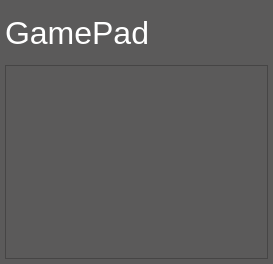
                   <widget class="QWidget" name="page_android_game">
                    <property name="styleSheet">
                     <string notr="true">background:rgb(91,90,90);</string>
                    </property>
                    <layout class="QVBoxLayout" name="verticalLayout_11">
                     <property name="spacing">
                      <number>5</number>
                     </property>
                     <property name="leftMargin">
                      <number>5</number>
                     </property>
                     <property name="topMargin">
                      <number>5</number>
                     </property>
                     <property name="rightMargin">
                      <number>5</number>
                     </property>
                     <property name="bottomMargin">
                      <number>5</number>
                     </property>
                     <item>
                      <widget class="QLabel" name="lab_gamepad">
                       <property name="minimumSize">
                        <size>
                         <width>0</width>
                         <height>55</height>
                        </size>
                       </property>
                       <property name="maximumSize">
                        <size>
                         <width>16777215</width>
                         <height>55</height>
                        </size>
                       </property>
                       <property name="font">
                        <font>
                         <family>Segoe UI</family>
                         <pointsize>24</pointsize>
                        </font>
                       </property>
                       <property name="styleSheet">
                        <string notr="true">color:rgb(255,255,255);</string>
                       </property>
                       <property name="text">
                        <string>GamePad</string>
                       </property>
                      </widget>
                     </item>
                     <item>
                      <widget class="QFrame" name="frame_textbar">
                       <property name="styleSheet">
                        <string notr="true">background:rgb(91,90,90);</string>
                       </property>
                       <property name="frameShape">
                        <enum>QFrame::StyledPanel</enum>
                       </property>
                       <property name="frameShadow">
                        <enum>QFrame::Raised</enum>
                       </property>
                       <layout class="QHBoxLayout" name="horizontalLayout_26">
                        <property name="spacing">
                         <number>0</number>
                        </property>
                        <property name="leftMargin">
                         <number>5</number>
                        </property>
                        <property name="topMargin">
                         <number>0</number>
                        </property>
                        <property name="rightMargin">
                         <number>0</number>
                        </property>
                        <property name="bottomMargin">
                         <number>0</number>
                        </property>
                        <item>
                         <widget class="QTextEdit" name="textEdit_gamepad">
                          <property name="font">
                           <font>
                            <family>Segoe UI</family>
                            <pointsize>12</pointsize>
                           </font>
                          </property>
                          <property name="styleSheet">
                           <string notr="true">color:rgb(255,255,255);</string>
                          </property>
                          <property name="frameShape">
                           <enum>QFrame::NoFrame</enum>
                          </property>
                          <property name="frameShadow">
                           <enum>QFrame::Plain</enum>
                          </property>
                          <property name="verticalScrollBarPolicy">
                           <enum>Qt::ScrollBarAsNeeded</enum>
                          </property>
                          <property name="horizontalScrollBarPolicy">
                           <enum>Qt::ScrollBarAlwaysOff</enum>
                          </property>
                         </widget>
                        </item>
                       </layout>
                      </widget>
                     </item>
                    </layout>
                   </widget>
